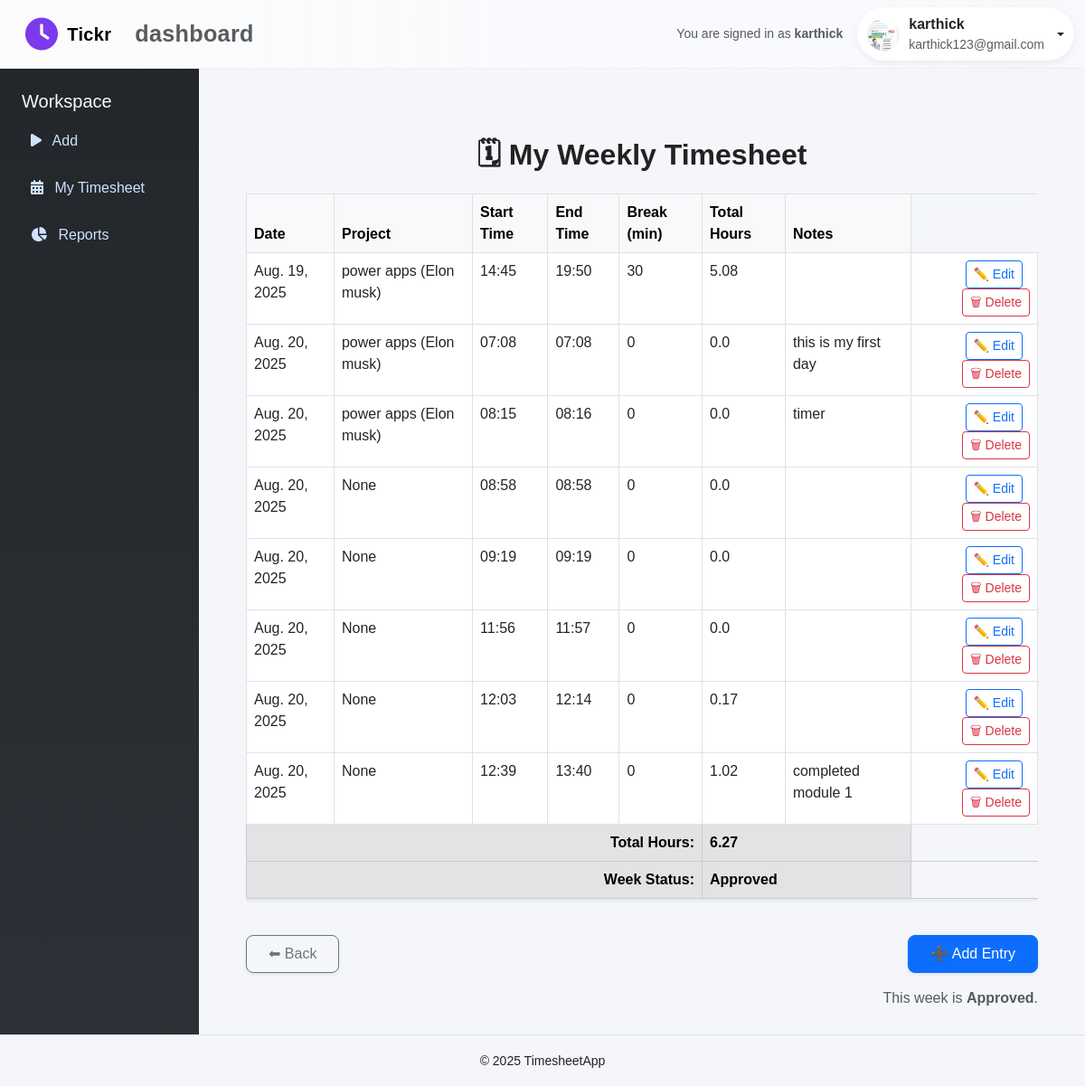
Page /employee/timesheet/ (signed in) on the earlier database version.
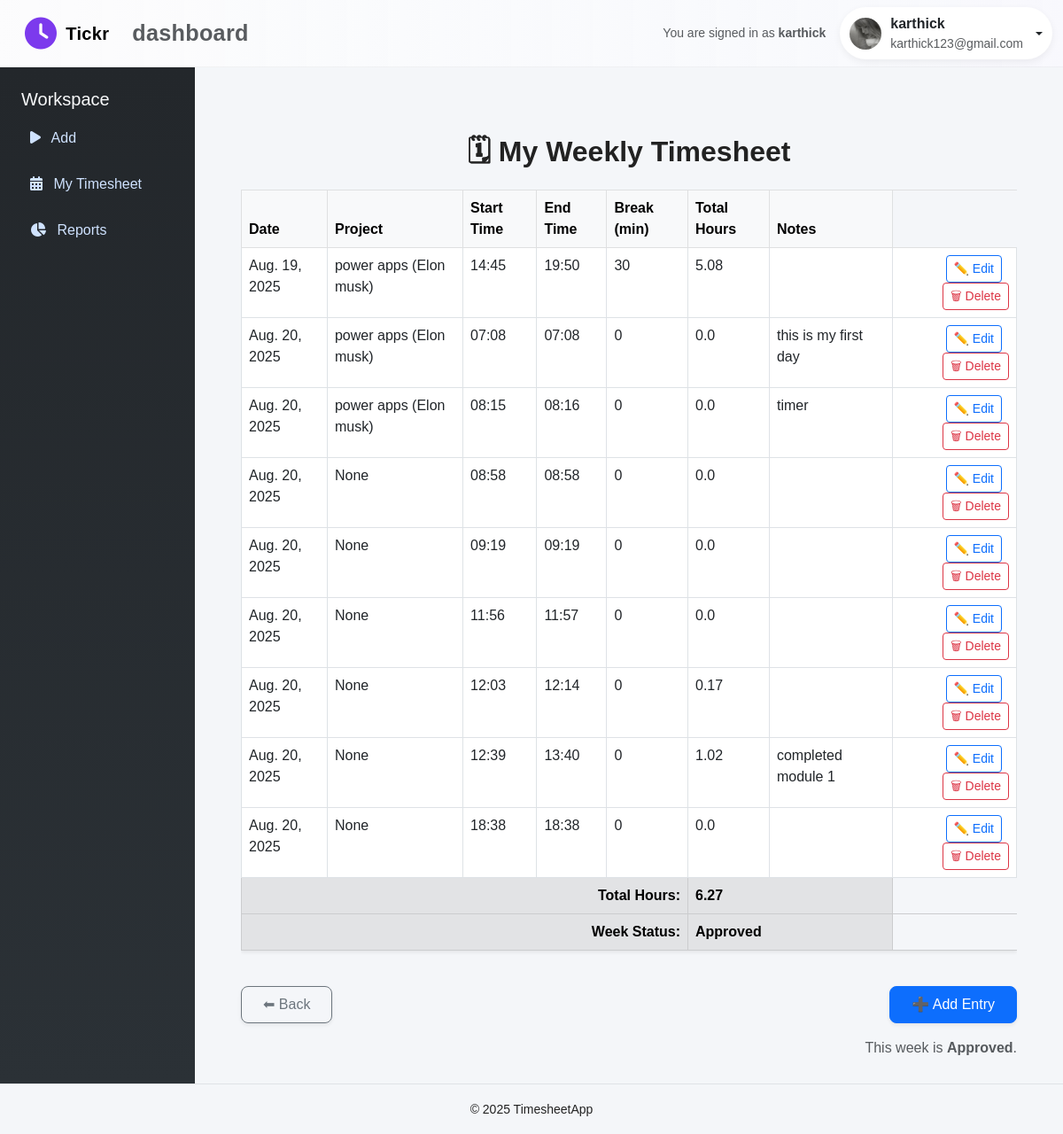
Same page on the later database version.
### timesheet_app/models.py (models this page shows, shortened)
class CustomUser(AbstractUser):
    role = models.CharField(max_length=10, choices=ROLE_CHOICES)

class Profile(models.Model):
    user = models.OneToOneField(settings.AUTH_USER_MODEL, on_delete=models.CASCADE, related_name='profile')
    avatar = models.ImageField(upload_to=avatar_upload_to, null=True, blank=True)

class TimesheetEntry(models.Model):
    user = models.ForeignKey(settings.AUTH_USER_MODEL, on_delete=models.CASCADE)
    project = models.ForeignKey(Project, on_delete=models.PROTECT, null=True, blank=True)
    work_date = models.DateField(null=False, blank=False)
    start_time = models.DateTimeField(null=True, blank=True)
    end_time = models.DateTimeField(null=True, blank=True)
    break_minutes = models.PositiveIntegerField(default=0)
    duration_minutes = models.PositiveIntegerField(default=0, editable=False)
    billable = models.BooleanField(default=True)
    notes = models.TextField(blank=True)
    created_at = models.DateTimeField(auto_now_add=True)
    updated_at = models.DateTimeField(auto_now=True)
    class Meta:
        indexes = [
            models.Index(fields=["user", "work_date"]),
            models.Index(fields=["project", "work_date"]),
        ]
        ordering = ["work_date", "start_time"]

class Project(models.Model):
    name = models.CharField(max_length=120)
    client = models.CharField(max_length=120)
    billable_default = models.BooleanField(default=True)
    active = models.BooleanField(default=True)
    created_at = models.DateTimeField(auto_now_add=True)
    updated_at = models.DateTimeField(auto_now=True)
    class Meta:
        indexes = [
            models.Index(fields=["active"]),
        ]
    def __str__(self):
        return f"{self.name} ({self.client})"

### timesheet_app/views.py (the view)
# urls.py: path("employee/timesheet/", my_timesheet, name="my_timesheet"),
@role_required("employee")
@login_required
def my_timesheet(request):
    week_start, week_end = get_current_week_bounds()
    entries = TimesheetEntry.objects.filter(
        user=request.user,
        work_date__range=(week_start, week_end)
    ).order_by("work_date", "start_time")
    week_summary, _ = WeekSummary.objects.get_or_create(
        user=request.user, week_start=week_start, defaults={"status": STATUS_DRAFT}
    )
    for e in entries:
        if e.duration_minutes is not None:
            e.hours = round(e.duration_minutes / 60.0, 2)
        elif e.start_time and e.end_time:
            delta = e.end_time - e.start_time
            e.hours = round(delta.total_seconds() / 3600, 2)
        else:
            e.hours = 0
    total_minutes = entries.aggregate(total_minutes=Coalesce(Sum("duration_minutes"), 0))["total_minutes"]
    total_hours = round(total_minutes / 60.0, 2)
    context = {
        "entries": entries,
        "week_start": week_start,
        "week_end": week_end,
        "total_hours": total_hours,
        "week_status": week_summary.status,
    }
    return render(request, "dashboard/employee_mytimesheet.html", context)

### timesheet_app/utils.py (called while the page is built)
def get_current_week_bounds(today=None):
    if today is None:
        today = timezone.localdate()
    monday = today - timedelta(days=today.weekday())   # 0 = Monday
    sunday = monday + timedelta(days=6)
    return monday, sunday

### timesheet_app/templates/dashboard/employee_mytimesheet.html (shortened to what this page needs)
{% extends "base.html" %}
{% load static %}
{% block content %}
<div class="container mt-5">
    <h2 class="fw-bold text-center mb-4">🗓 My Weekly Timesheet</h2>
    <div class="table-responsive">
        <table class="table table-bordered table-hover shadow-sm">
            <thead class="table-light">
                <tr>
                    <th>Date</th>
                    <th>Project</th>
                    <th>Start Time</th>
                    <th>End Time</th>
                    <th>Break (min)</th>
                    <th>Total Hours</th>
                    <th>Notes</th>
                </tr>
            </thead>
            <tbody>
                {% for entry in entries %}
                    <tr>
                        <td>{{ entry.work_date }}</td>
                        <td>{{ entry.project }}</td>
                        <td>{{ entry.start_time|time:"H:i" }}</td>
                        <td>{{ entry.end_time|time:"H:i" }}</td>
                        <td>{{ entry.break_minutes }}</td>
                        <td>{{ entry.hours }}</td>
                        <td>{{ entry.notes }}</td>
                        <td class="text-end">
                            <a href="{% url 'edit_time_entry' entry.id %}" class="btn btn-sm btn-outline-primary me-2">✏️ Edit</a>
                            <form method="post" action="{% url 'delete_time_entry' entry.id %}" style="display:inline">
                                <button type="submit" class="btn btn-sm btn-outline-danger">🗑 Delete</button>
                            </form>
                        </td>
                    </tr>
                {% empty %}
                    <tr>
                        <td colspan="7" class="text-center">No time entries yet for this week.</td>
                    </tr>
                {% endfor %}
            </tbody>
            <tfoot>
                <tr class="table-secondary">
                    <th colspan="5" class="text-end">Total Hours:</th>
                    <th colspan="2">
                        {{ total_hours }}
                    </th>
                </tr>
                <tr class="table-secondary">
                    <th colspan="5" class="text-end">Week Status:</th>
                    <th colspan="2">
                        {{ week_status|capfirst }}
                    </th>
                </tr>
            </tfoot>
        </table>
    </div>
    <div class="mt-4 d-flex justify-content-between">
        <a href="{% url 'employee_dashboard' %}" class="btn btn-outline-secondary px-4 py-2 rounded-3 shadow-sm hover-scale">⬅ Back</a>
        <a href="{% url 'add_time_entry' %}" class="btn btn-primary px-4 py-2 rounded-3 shadow-sm hover-scale">➕ Add Entry</a>
    </div>
    <div class="mt-3 d-flex justify-content-end">
        {% if week_status == 'draft' %}
        <form method="post" action="{% url 'submit_week' %}">
            {% csrf_token %}
            <button type="submit" class="btn btn-warning">Submit Week for Approval</button>
        </form>
        {% else %}
            <div class="text-muted">This week is <strong>{{ week_status|capfirst }}</strong>.</div>
        {% endif %}
    </div>
</div>
{% endblock %}

### timesheet_app/templates/base.html (shortened to what this page needs)
{% load static %}
<!doctype html>
<html lang="en">
<head>
  <link href="https://cdn.jsdelivr.net/npm/bootstrap@5.3.0/dist/css/bootstrap.min.css" rel="stylesheet">
  <link href="https://cdnjs.cloudflare.com/ajax/libs/font-awesome/6.4.0/css/all.min.css" rel="stylesheet">
</head>
<body>
<nav class="navbar navbar-expand-lg navbar-light" style="background: linear-gradient(90deg, rgba(255,255,255,0.7), rgba(250,250,255,0.6)); border-bottom:1px solid rgba(0,0,0,0.04);">
  <div class="container-fluid d-flex justify-content-between align-items-center">
    <div class="app-brand ms-lg-3">
      <i class="fa-solid fa-clock fa-lg" style="color:var(--accent)"></i>
      <span class="navbar-brand">Tickr</span>
      <small class="text-muted">dashboard</small>
    </div>
    <div class="d-flex align-items-center">
      <div class="me-3 text-muted small d-none d-md-block">You are signed in as <strong>{{ user.get_full_name|default:user.username }}</strong></div>
      {% if user.is_authenticated %}
      <div class="dropdown">
        <button class="btn profile-pill dropdown-toggle" data-bs-toggle="dropdown" aria-expanded="false">
          {% if user.profile and user.profile.avatar %}
            <img src="{{ user.profile.avatar.url }}" alt="avatar" />
          {% else %}
            <img src="https://ui-avatars.com/api/?name={{ user.username }}&background=7c3aed&color=fff" alt="avatar" />
          {% endif %}
          <div class="d-none d-sm-block text-start">
            <div style="font-weight:600">{{ user.get_full_name|default:user.username }}</div>
            <div class="small text-muted">{{ user.email }}</div>
          </div>
        </button>
      </div>
      {% endif %}
    </div>
  </div>
</nav>
<div class="d-flex">
  {% block sidebar %}
  <div class="sidebar" id="sidebar">
    <h5 class="text-light">Workspace</h5>
    <a href="{% url 'add_time_entry' %}"><i class="fa-solid fa-play me-2"></i> Add</a>
    <a href="{% url 'my_timesheet' %}"><i class="fa-solid fa-calendar-days me-2"></i> My Timesheet</a>
    <a href="{% url 'my_reports' %}"><i class="fa-solid fa-chart-pie me-2"></i> Reports</a>
  </div>
  {% endblock %}
  <div class="content-wrapper">
    {% block content %}{% endblock %}
  </div>
</div>
<footer class="text-center py-3 border-top">
  <small>&copy; 2025 TimesheetApp</small>
</footer>
</body>
</html>

Differences in the rows shown:
changed CustomUser "karthick": profile.avatar: a different picture
added TimesheetEntry: work_date "Aug. 20, 2025", project "None", start_time "18:38", end_time "18:38", break_minutes "0", hours "0.0"
